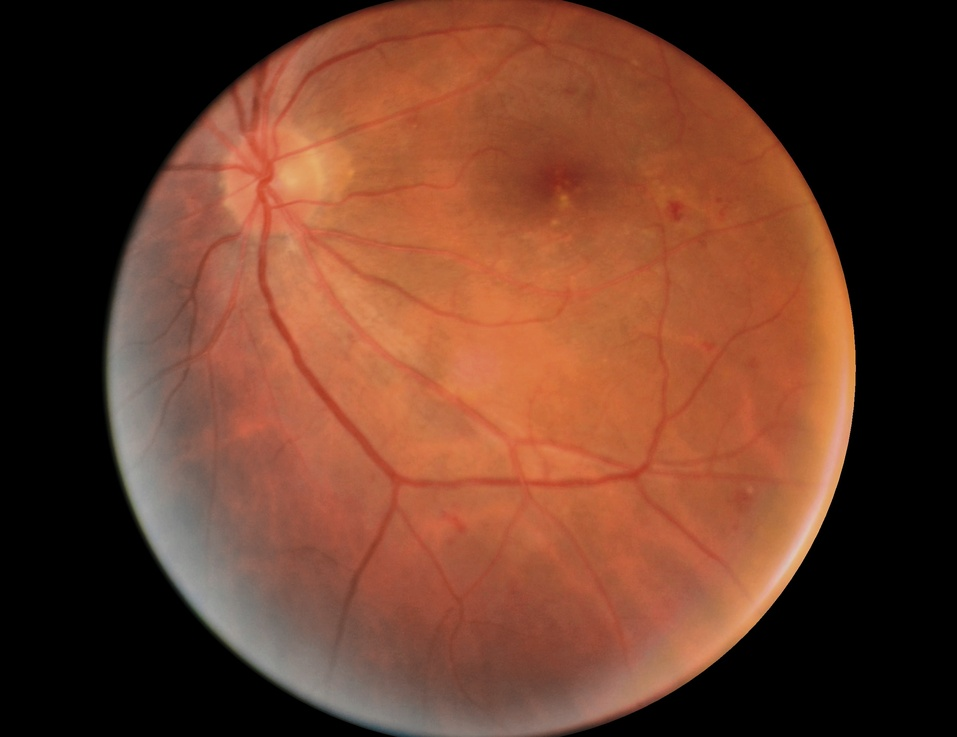
#> input picture data/image_4.jpg, 957 x 737 px, shrunk from 2584 x 1990 before the run
$ jupyter execute color_autoBalance.ipynb
#> lines starting #> are read from the running program, lines starting #| are printed output that depends on the picture
[cell 1]
import numpy as np
import cv2
import matplotlib.pyplot as plt
from skimage import img_as_ubyte
from skimage.metrics import structural_similarity as ssim
from skimage.metrics import peak_signal_noise_ratio as psnr
from skimage.metrics import mean_squared_error as mse


# Lecture de l'image
image = cv2.imread('../data/image_4.jpg')
#> image is the input picture: shape (737, 957, 3); mean B, G, R 42, 60.9, 106.7
image_rgb = cv2.cvtColor(image, cv2.COLOR_BGR2RGB)

# Méthode 1 : Normalisation par la valeur maximale
white_balanced1 = (image * 1.0 / image.max(axis=(0,1)))
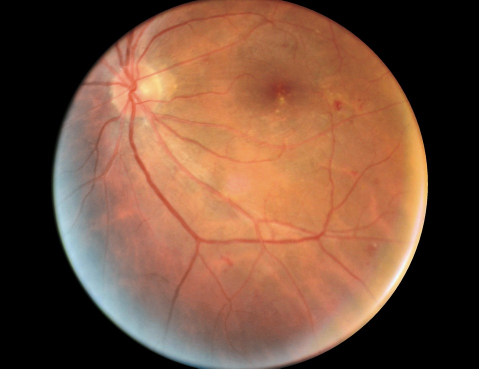
#> white_balanced1: shape (737, 957, 3) float64 (shown at 1/2 size); mean B, G, R 0.231, 0.311, 0.458

# Méthode 2 : Normalisation par la moyenne
white_balanced2 = ((image * (image.mean() / image.mean(axis=(0, 1)))).clip(0, 255).astype(int))
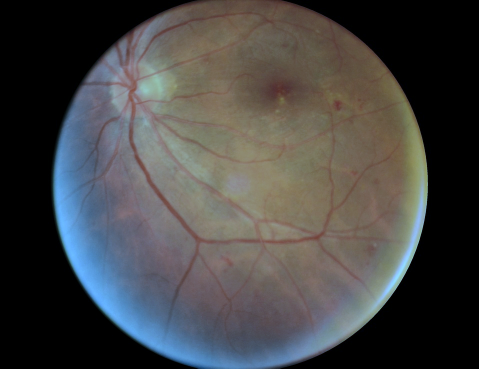
#> white_balanced2: shape (737, 957, 3) int64 (shown at 1/2 size); mean B, G, R 69.5, 69.6, 69.5

white_balanced1_uint8 = img_as_ubyte(white_balanced1)
white_balanced2_uint8 = np.clip(white_balanced2, 0, 255).astype(np.uint8)

def calculate_image_entropy(image):
    gray_image = cv2.cvtColor(image, cv2.COLOR_BGR2GRAY)
    histogram, _ = np.histogram(gray_image, bins=256, range=(0, 255), density=True)
    histogram = histogram + np.finfo(float).eps
    return -np.sum(histogram * np.log2(histogram))

def calculate_ambe(original, generated):
    return np.mean(np.abs(np.mean(original) - np.mean(generated)))

def calculate_coc(original, generated):
    original_gray = cv2.cvtColor(original, cv2.COLOR_BGR2GRAY)
    generated_gray = cv2.cvtColor(generated, cv2.COLOR_BGR2GRAY)
    return np.corrcoef(original_gray.flatten(), generated_gray.flatten())[0, 1]

def calculate_snr(image, noise):
    mean_signal = np.mean(image)
    mean_noise = np.mean(noise)
    return 10 * np.log10(mean_signal**2 / mean_noise**2)

# Calcul des métriques
psnr_wb1 = psnr(image, white_balanced1_uint8)
#> psnr_wb1 = 22.01
psnr_wb2 = psnr(image, white_balanced2_uint8)
#> psnr_wb2 = 17.18

mse_wb1 = mse(image, white_balanced1_uint8)
#> mse_wb1 = 409.2
mse_wb2 = mse(image, white_balanced2_uint8)
#> mse_wb2 = 1243.7

entropy_orig = calculate_image_entropy(image)
#> in calculate_image_entropy, `gray_image = cv2.cvtColor(image, cv2.COLOR_BGR2GRAY)`:
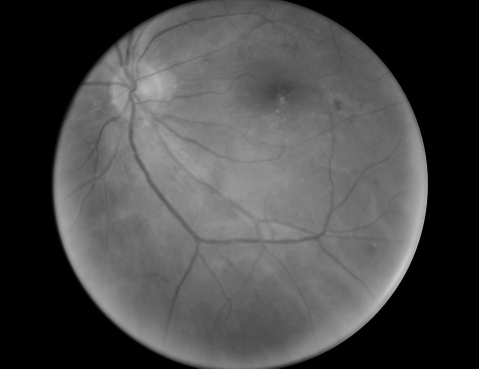
#> gray_image: shape (737, 957) (shown at 1/2 size); min 0, max 204, mean 72.5
#> in calculate_image_entropy, `histogram, _ = np.histogram(gray_image, bins=256, range=(0, 255), dens..`: histogram = 256 values, max 0.357 at index 0, min 0 at index 205, mean 0.00392
#> in calculate_image_entropy, `histogram = histogram + np.finfo(float).eps`: histogram = 256 values, max 0.357 at index 0, min 2.22e-16 at index 205, mean 0.00392
#> entropy_orig = 5.12
entropy_wb1 = calculate_image_entropy(white_balanced1_uint8)
#> in calculate_image_entropy (call 2), `gray_image = cv2.cvtColor(image, cv2.COLOR_BGR2GRAY)`:
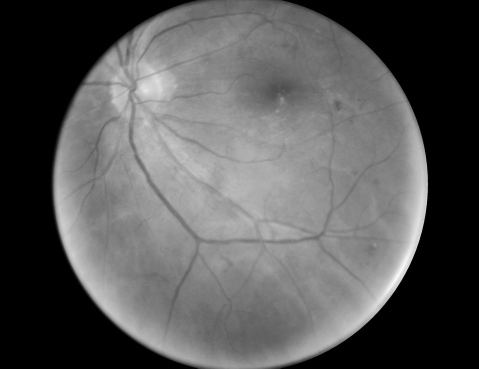
#> gray_image: shape (737, 957) (shown at 1/2 size); min 0, max 253, mean 88.2
#> in calculate_image_entropy (call 2), `histogram, _ = np.histogram(gray_image, bins=256, range=(0, 255), dens..`: histogram = 256 values, max 0.357 at index 0, min 0 at index 254, mean 0.00392
#> in calculate_image_entropy (call 2), `histogram = histogram + np.finfo(float).eps`: histogram = 256 values, max 0.357 at index 0, min 2.22e-16 at index 254, mean 0.00392
#> entropy_wb1 = 5.32
entropy_wb2 = calculate_image_entropy(white_balanced2_uint8)
#> entropy_wb2 = 5.13

ssim_wb1, _ = ssim(image, white_balanced1_uint8, full=True, channel_axis=-1)
#> ssim_wb1 = 0.974
ssim_wb2, _ = ssim(image, white_balanced2_uint8, full=True, channel_axis=-1)
#> ssim_wb2 = 0.944

ambe_wb1 = calculate_ambe(image, white_balanced1_uint8)
#> ambe_wb1 = 15.08
ambe_wb2 = calculate_ambe(image, white_balanced2_uint8)
#> ambe_wb2 = 0.336

coc_wb1 = calculate_coc(image, white_balanced1_uint8)
#> coc_wb1 = 1
coc_wb2 = calculate_coc(image, white_balanced2_uint8)
#> coc_wb2 = 0.998

noise_wb1 = white_balanced1_uint8 - image
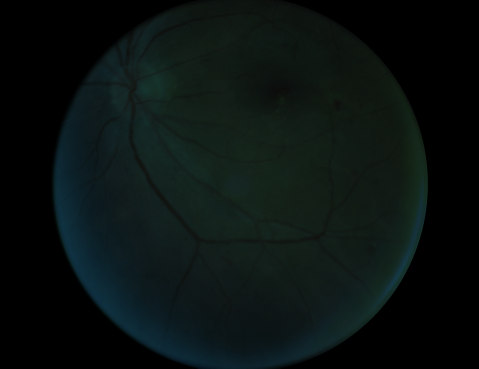
#> noise_wb1: shape (737, 957, 3) (shown at 1/2 size); mean B, G, R 16.8, 18.3, 10.1
noise_wb2 = white_balanced2_uint8 - image
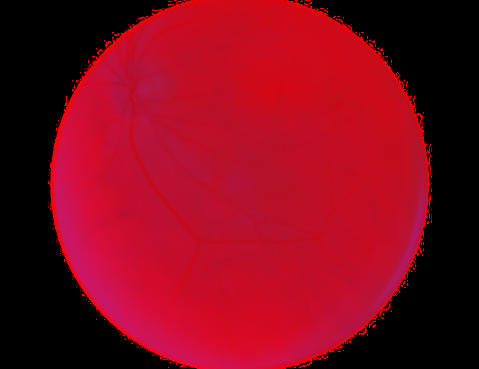
#> noise_wb2: shape (737, 957, 3) (shown at 1/2 size); mean B, G, R 27.5, 8.6, 127.5

snr_wb1 = calculate_snr(image, noise_wb1)
#> in calculate_snr, `mean_signal = np.mean(image)`: mean_signal = 69.88
#> in calculate_snr, `mean_noise = np.mean(noise)`: mean_noise = 15.08
#> snr_wb1 = 13.32
snr_wb2 = calculate_snr(image, noise_wb2)
#> snr_wb2 = 2.15

# Affichage des résultats
print(f'PSNR Méthode 1: {psnr_wb1:.2f}')
#| PSNR Méthode 1: 22.01
print(f'PSNR Méthode 2: {psnr_wb2:.2f}')
#| PSNR Méthode 2: 17.18
print(f'MSE Méthode 1: {mse_wb1:.2f}')
#| MSE Méthode 1: 409.21
print(f'MSE Méthode 2: {mse_wb2:.2f}')
#| MSE Méthode 2: 1243.67
print(f'Entropie Image Originale: {entropy_orig:.2f}')
#| Entropie Image Originale: 5.12
print(f'Entropie Méthode 1: {entropy_wb1:.2f}')
#| Entropie Méthode 1: 5.32
print(f'Entropie Méthode 2: {entropy_wb2:.2f}')
#| Entropie Méthode 2: 5.13
print(f'SSIM Méthode 1: {ssim_wb1:.3f}')
#| SSIM Méthode 1: 0.974
print(f'SSIM Méthode 2: {ssim_wb2:.3f}')
#| SSIM Méthode 2: 0.944
print(f'AMBE Méthode 1: {ambe_wb1:.2f}')
#| AMBE Méthode 1: 15.08
print(f'AMBE Méthode 2: {ambe_wb2:.2f}')
#| AMBE Méthode 2: 0.34
print(f'CoC Méthode 1: {coc_wb1:.3f}')
#| CoC Méthode 1: 1.000
print(f'CoC Méthode 2: {coc_wb2:.3f}')
#| CoC Méthode 2: 0.998
print(f'SNR Méthode 1: {snr_wb1:.2f}')
#| SNR Méthode 1: 13.32
print(f'SNR Méthode 2: {snr_wb2:.2f}')
#| SNR Méthode 2: 2.15


# Affichage des images
plt.figure(figsize=(15, 5))

plt.subplot(1, 3, 1)
plt.imshow(image_rgb)
plt.title('Image originale')
plt.axis('off')

plt.subplot(1, 3, 2)
plt.imshow(white_balanced1_uint8[:, :, ::-1])
plt.title('Image équilibrée (Méthode 1)')
plt.axis('off')

plt.subplot(1, 3, 3)
plt.imshow(white_balanced2_uint8[:, :, ::-1])
plt.title('Image équilibrée (Méthode 2)')
plt.axis('off')

plt.tight_layout()
plt.show()
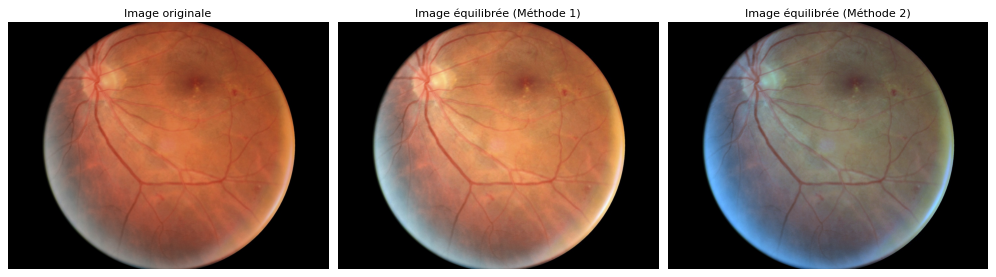
#> figure drawn by matplotlib, 3 panels

$ run again, with data/image_1.jpg copied over data/image_4.jpg
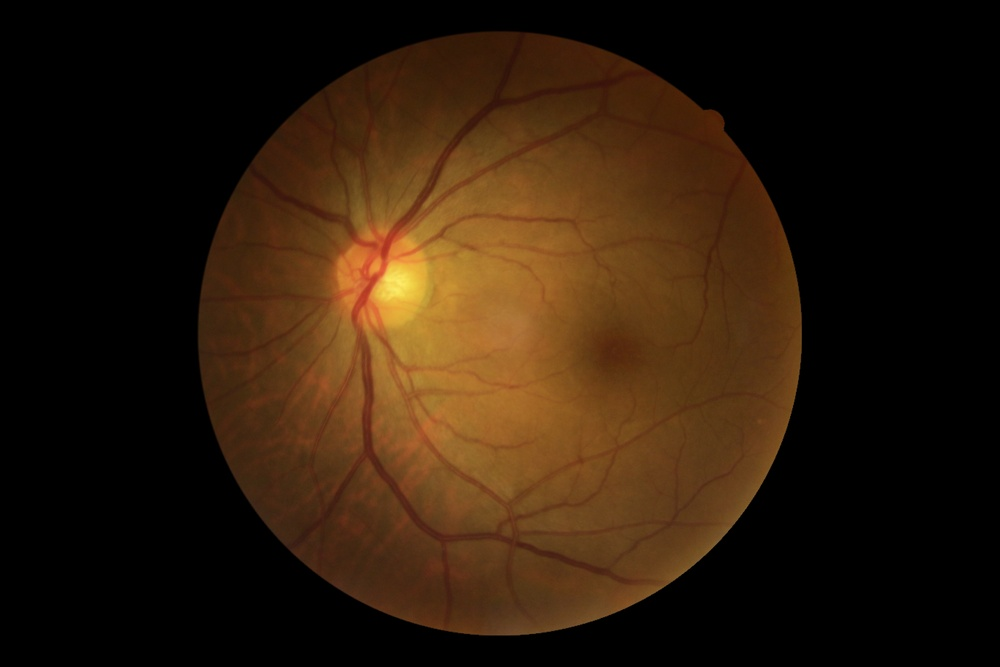
#> input picture data/image_1.jpg, 1000 x 667 px, shrunk from 2736 x 1824 before the run
#> image is the input picture: shape (667, 1000, 3); mean B, G, R 11, 27.4, 45.4
#> psnr_wb1 = 24.66
#> psnr_wb2 = 20.82
#> mse_wb1 = 222.4
#> mse_wb2 = 538.3
#> in calculate_image_entropy, `histogram, _ = np.histogram(gray_image, bins=256, range=(0, 255), dens..`: histogram = 256 values, max 0.559 at index 0, min 0 at index 228, mean 0.00392
#> in calculate_image_entropy, `histogram = histogram + np.finfo(float).eps`: histogram = 256 values, max 0.559 at index 0, min 2.22e-16 at index 228, mean 0.00392
#> entropy_orig = 3.97
#> entropy_wb1 = 4.06
#> entropy_wb2 = 3.94
#> ssim_wb1 = 0.947
#> ssim_wb2 = 0.922
#> ambe_wb1 = 5.8
#> ambe_wb2 = 0.231
#> coc_wb1 = 1
#> `noise_wb2 = white_balanced2_uint8 - image`:
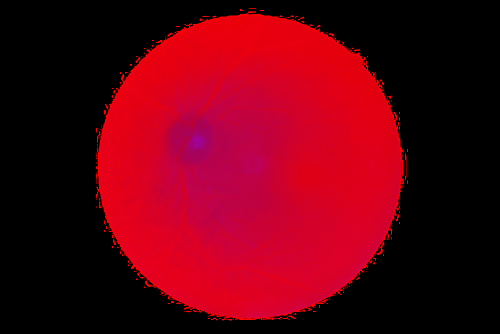
#> noise_wb2: shape (667, 1000, 3) (shown at 1/2 size); mean B, G, R 16.7, 0.3, 95.8
#> mean_signal = 27.95
#> mean_noise = 5.8
#> snr_wb1 = 13.66
#> snr_wb2 = -2.57
#| PSNR Méthode 1: 24.66
#| PSNR Méthode 2: 20.82
#| MSE Méthode 1: 222.44
#| MSE Méthode 2: 538.26
#| Entropie Image Originale: 3.97
#| Entropie Méthode 1: 4.06
#| Entropie Méthode 2: 3.94
#| SSIM Méthode 1: 0.947
#| SSIM Méthode 2: 0.922
#| AMBE Méthode 1: 5.80
#| AMBE Méthode 2: 0.23
#| CoC Méthode 1: 1.000
#| CoC Méthode 2: 1.000
#| SNR Méthode 1: 13.66
#| SNR Méthode 2: -2.57
#> `plt.show()`:
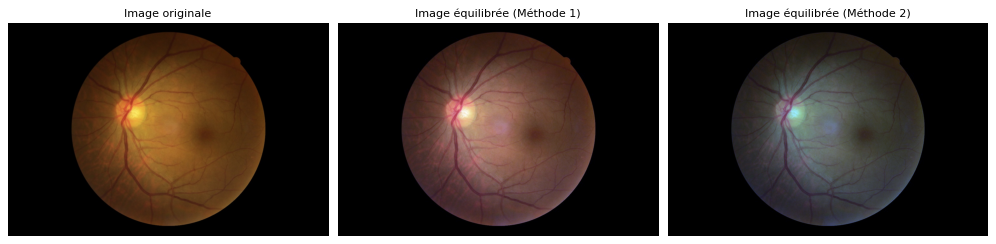
#> figure drawn by matplotlib, 3 panels

$ run again, with data/image_2.jpg copied over data/image_4.jpg
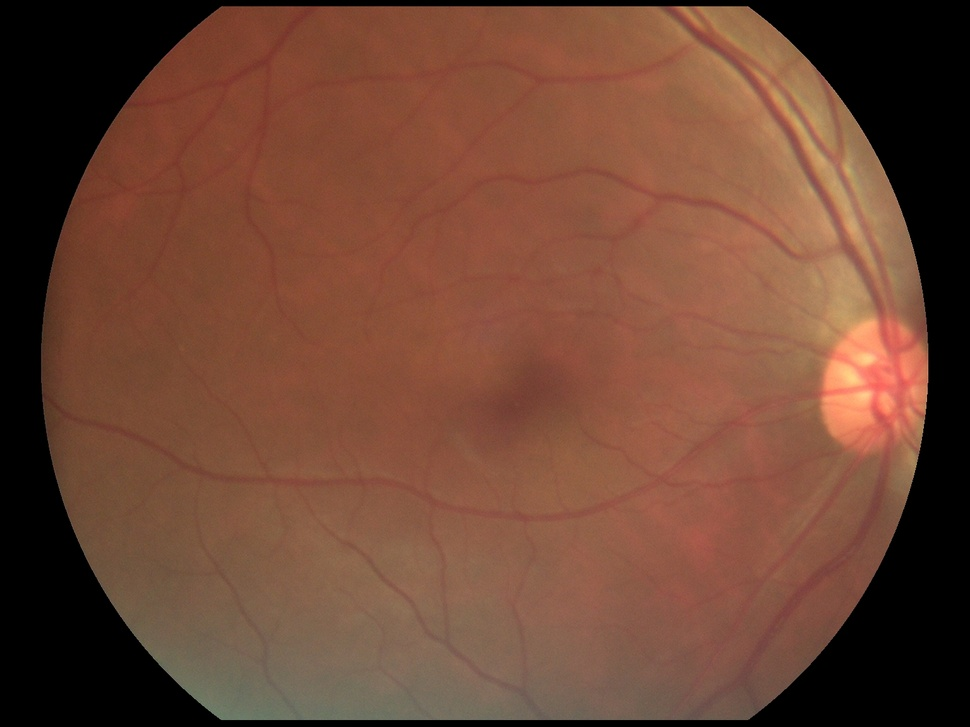
#> input picture data/image_2.jpg, 970 x 727 px, shrunk from 1536 x 1152 before the run
#> image is the input picture: shape (727, 970, 3); mean B, G, R 52.3, 69.9, 110.1
#> psnr_wb1 = 19.03
#> psnr_wb2 = 19.29
#> mse_wb1 = 813
#> mse_wb2 = 765.9
#> in calculate_image_entropy, `histogram, _ = np.histogram(gray_image, bins=256, range=(0, 255), dens..`: histogram = 256 values, max 0.196 at index 0, min 0 at index 217, mean 0.00392
#> in calculate_image_entropy, `histogram = histogram + np.finfo(float).eps`: histogram = 256 values, max 0.196 at index 0, min 2.22e-16 at index 217, mean 0.00392
#> entropy_orig = 5.54
#> entropy_wb1 = 5.76
#> entropy_wb2 = 5.58
#> ssim_wb1 = 0.946
#> ssim_wb2 = 0.956
#> ambe_wb1 = 18.31
#> ambe_wb2 = 0.393
#> coc_wb1 = 1
#> coc_wb2 = 0.999
#> `noise_wb2 = white_balanced2_uint8 - image`:
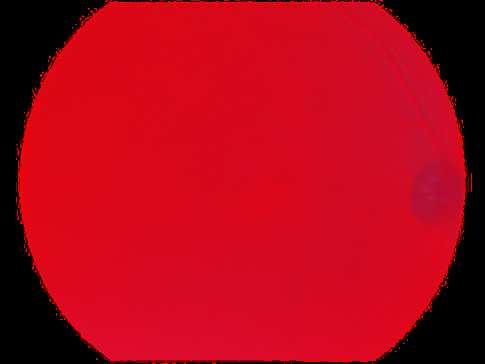
#> noise_wb2: shape (727, 970, 3) (shown at 1/2 size); mean B, G, R 24.7, 7.2, 172.8
#> mean_signal = 77.45
#> mean_noise = 18.31
#> snr_wb1 = 12.53
#> snr_wb2 = 1.1
#| PSNR Méthode 1: 19.03
#| PSNR Méthode 2: 19.29
#| MSE Méthode 1: 813.01
#| MSE Méthode 2: 765.86
#| Entropie Image Originale: 5.54
#| Entropie Méthode 1: 5.76
#| Entropie Méthode 2: 5.58
#| SSIM Méthode 1: 0.946
#| SSIM Méthode 2: 0.956
#| AMBE Méthode 1: 18.31
#| AMBE Méthode 2: 0.39
#| CoC Méthode 1: 1.000
#| CoC Méthode 2: 0.999
#| SNR Méthode 1: 12.53
#| SNR Méthode 2: 1.10
#> `plt.show()`:
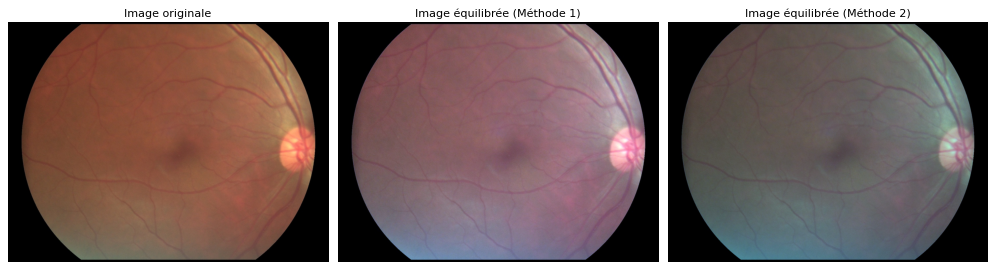
#> figure drawn by matplotlib, 3 panels
